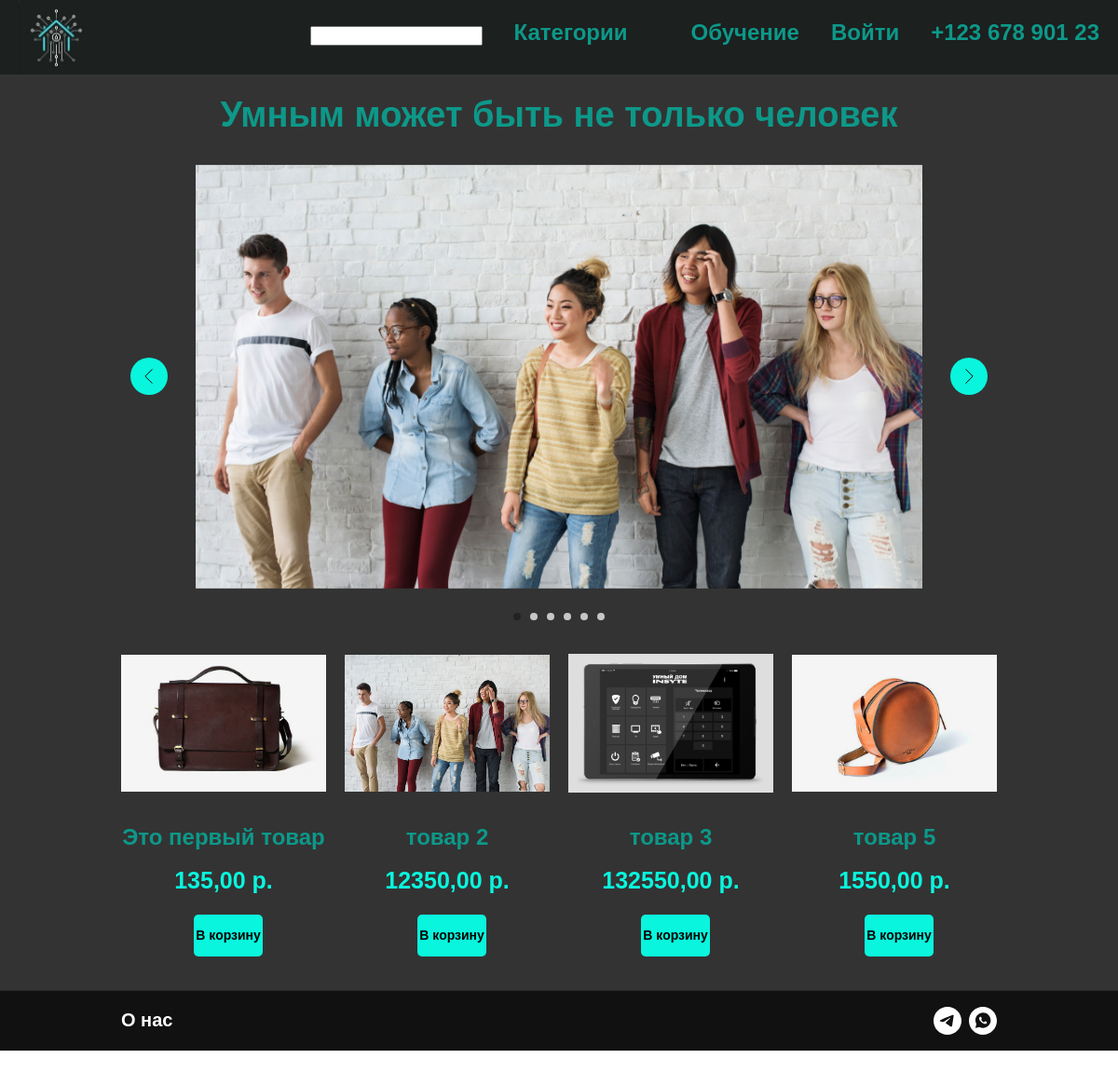
The page / on the database its author committed.
### shop/models.py (models this page shows, shortened)
class Marketing(models.Model):
    image = models.ImageField(
        upload_to='products/%Y/%m/%d', blank=True, verbose_name='Изображение'
        )
    attributes = models.TextField(
        max_length=1000, blank=True, null=True, verbose_name='Описание'
        )
    finished = models.DurationField(
         verbose_name='Дата завершения'
        )
    slug = models.SlugField(
        max_length=200, unique=True, blank=True, null=True, verbose_name='URL'
        )

class Product(models.Model):
    name = models.CharField(
        max_length=200, unique=True, verbose_name='Наменование продукта'
        )
    slug = models.SlugField(
        max_length=200, unique=True, blank=True, null=True, verbose_name='URL'
        )
    image = models.ImageField(
        upload_to='products/%Y/%m/%d', blank=True, verbose_name='Изображение'
        )
    description = models.CharField(
        max_length=250, blank=True, null=True, verbose_name='Описание'
        )
    price = models.DecimalField(
        default=0.00, max_digits=10, decimal_places=2, verbose_name='Цена'
        )
    quantity = models.PositiveSmallIntegerField(
        default=0, verbose_name="Остаток"
        )
    attributes = models.TextField(
        max_length=1000, blank=True, null=True, verbose_name='Характеристики'
        )
    status = models.CharField(max_length=255, choices=STATUS, default='open')

### shop/views/dmitrii.py (the view)
# urls.py: path('', views.index, name= 'index')
def index(request):
    ad = Marketing.objects.all()
    prod = Product.objects.filter( quantity__gt = 0)
    count = dict([(i.id,0) for i in Product.objects.all()])
    if (request.user.is_authenticated):
        заказ = Order.objects.filter(Q(user__username = request.user) & Q(status = 'assembling'))
        if заказ:
            for i in ReservProduct.objects.filter(order = заказ[0]):
                count[i.product.id] = i.quantity
    else:
        for key in count.keys():
            count[key] = request.session.get(str(key),0)
    content = {
        'ad' : ad,
        'lenAd':len(ad),
        'rAd':range(len(ad)),
        'prod':prod,
        'count' : count,
        'sum':summ(request)
    }
    return render(request, 'shop/index.html', content)

### shop/templates/shop/index.html (shortened to what this page needs)
{% extends "base.html" %}
{% load static %}
{% load index %}
{% block contetnt %}
<div id="rec749598652" class="r t-rec t-rec_pt_135 t-rec_pb_15"
    style="padding-top:100px;padding-bottom:15px;background-color:#333333; " data-record-type="43"
    data-bg-color="#333333">
    <div class="t030">
        <div class="t-container t-align_center">
            <div class="t-col t-col_10 t-prefix_1">
                <div class="t030__title t-title t-title_xxs" field="title">Умным может быть не только человек
                </div>
            </div>
        </div>
    </div>
</div>
<div id="rec749306388" class="r t-rec t-rec_pt_0 t-rec_pb_0"
    style="padding-top:0px;padding-bottom:0px;background-color:#333333; " data-animationappear="off"
    data-record-type="670" data-bg-color="#333333">
    <div class="t670">
        <div class="t-slds" style="visibility: hidden;">
            <div class="t-container t-slds__main">
                <ul class="t-slds__arrow_container t-slds__arrow_container-outside">
                    <li class="t-slds__arrow_wrapper t-slds__arrow_wrapper-left" data-slide-direction="left">
                        <button type="button" class="t-slds__arrow t-slds__arrow-left t-slds__arrow-withbg"
                            aria-controls="carousel_749306388" aria-disabled="false" aria-label="Предыдущий слайд"
                            style="width: 40px; height: 40px;background-color: rgba(10,245,221,1);">
                            <div class="t-slds__arrow_body t-slds__arrow_body-left" style="width: 9px;"><svg
                                    role="presentation" focusable="false" style="display: block" viewBox="0 0 9.3 17"
                                    xmlns="http://www.w3.org/2000/svg" xmlns:xlink="http://www.w3.org/1999/xlink">
                                    <polyline fill="none" stroke="#000000" stroke-linejoin="butt" stroke-linecap="butt"
                                        stroke-width="1" points="0.5,0.5 8.5,8.5 0.5,16.5" />
                                </svg></div>
                        </button>
                    </li>
                    <li class="t-slds__arrow_wrapper t-slds__arrow_wrapper-right" data-slide-direction="right">
                        <button type="button" class="t-slds__arrow t-slds__arrow-right t-slds__arrow-withbg"
                            aria-controls="carousel_749306388" aria-disabled="false" aria-label="Следующий слайд"
                            style="width: 40px; height: 40px;background-color: rgba(10,245,221,1);">
                            <div class="t-slds__arrow_body t-slds__arrow_body-right" style="width: 9px;"><svg
                                    role="presentation" focusable="false" style="display: block" viewBox="0 0 9.3 17"
                                    xmlns="http://www.w3.org/2000/svg" xmlns:xlink="http://www.w3.org/1999/xlink">
                                    <polyline fill="none" stroke="#000000" stroke-linejoin="butt" stroke-linecap="butt"
                                        stroke-width="1" points="0.5,0.5 8.5,8.5 0.5,16.5" />
                                </svg></div>
                        </button>
                    </li>
                </ul>
                <div class="t-slds__container t-width t-width_10 t-margin_auto">
                    <div class="t-slds__items-wrapper t-slds__witharrows t-slds_animated-none" id="carousel_749306388"
                        data-slider-transition="300" data-slider-with-cycle="true" data-slider-correct-height="true"
                        data-auto-correct-mobile-width="false" data-slider-arrows-nearpic="yes"
                        aria-roledescription="carousel" aria-live="off">
                        {% for i in rAd %}
                        <div class="t-slds__item
                        {% if i == 0 %}  t-slds__item_active {% endif %}" data-slide-index="{{i|add:'1'}}" role="group"
                            aria-roledescription="slide" aria-hidden="false" aria-label="{{i|add:'1'}} из {{lenAd}}">
                            <div class="t-width t-width_10 t-margin_auto" itemscope
                                itemtype="http://schema.org/ImageObject">
                                {% with a=ad|index:i %}
                                <div class="t-slds__wrapper t-align_center">
                                    <div class="t670__imgwrapper" bgimgfield="gi_img__{{i}}">
                                        <div class="t-slds__bgimg t-bgimg" data-original="{{a.image.url}}"
                                            style="background-image: url({{a.image.url}});">
                                        </div>
                                        <div class="t670__separator" data-slider-image-width="960"
                                            data-slider-image-height="560"></div>
                                    </div>
                                </div>
                                {% endwith %}
                            </div>
                        </div>
                        {% endfor %}
                    </div>
                </div>
                <ul class="t-slds__bullet_wrapper">
                    {% for i in rAd %}
                    <li class="t-slds__bullet {% if i == 0 %} t-slds__bullet_active {% endif %}"
                        data-slide-bullet-for="{{i|add:'1'}}"><button type="button" class="t-slds__bullet_body"
                            aria-label="Перейти к слайду {{i|add:'1'}}" aria-current="true"
                            style="background-color: #c7c7c7;"></button></li>
                    {% endfor %}
                </ul>
            </div>
        </div>
    </div>
</div>
<div id="rec749301459" class="r t-rec t-rec_pt_0 t-rec_pb_45"
    style="padding-top:0px;padding-bottom:45px;background-color:#333333; " data-animationappear="off"
    data-record-type="754" data-bg-color="#333333">
    <div class="t754" data-show-count="">
        <div class="t754__parent t754__container_mobile-flex">
            {% for a in prod %}
            <div class="t754__col t-col t-col_3 t-align_center t-item js-product"><span onclick="prod({{a.id}})">
                    <div class="t754__content">
                        <div class="t754__imgwrapper t1002__picture-wrapper " style="padding-bottom:76.923076923077%;">
                            <img src="{{ a.image.url }}" data-original="{{ a.image.url }}"
                                class="t754__img t754__img_first_hover t-img js-product-img"
                                imgfield="li_gallery__{{a.id}}:::0" /><img src="{{ a.image.url }}"
                        </div>
                        <div class="t754__textwrapper">
                            <div class="t754__title t-name t-name_xs js-product-name" field="li_title__{{i.id}}">
                                {{a.name}}</div>
                            <div class="t754__price-wrapper ">
                                <div class="t754__price t754__price-item t-name t-name_xs" style="">
                                    <div class="t754__price-value js-product-price notranslate" translate="off"
                                        field="li_price__{{a.id}}">{{a.price}}</div>
                                    <div class="t754__price-currency">р.</div>
                                </div>
                            </div>
                        </div>
                    </div>
                </span>
                <div class="t754__buttons t1002__btns-wrapper t1002__btns-wrapper_center"><span class="t754__btn t-btn t-btn_sm"
                    style="color:black;padding: 0; background-color:#0af5dd;border-radius:5px; -moz-border-radius:5px; -webkit-border-radius:5px;font-family:Arial; ">
                    <table role="presentation" style="width:100%; height:100%;">
                        {% with counter=count|index:a.id %}
                        <tr id="btn{{a.id}}">
                            <td  class = 'counts{{a.id}} {% if  counter %} btn_bsk {% endif %}' style="width: 40px;" onclick="cart({{a.id}},{% if user.username %} '{{user.username}}' {% else %} false {% endif %})">В корзину</td>
                        </tr>
                        {% endwith %}
                    </table>
                </span></div>
            </div>
            {% endfor %}
        </div>
    </div>
    {% endblock %}

### rows shown on the page
Marketing: image (picture)
Product: image (picture), name "Это первый товар", price "135,00"
Product: image (picture), name "товар 2", price "12350,00"
Product: image (picture), name "товар 3", price "132550,00"
Product: image (picture), name "товар 5", price "1550,00", {{ a.id }} 4 (drawn)
